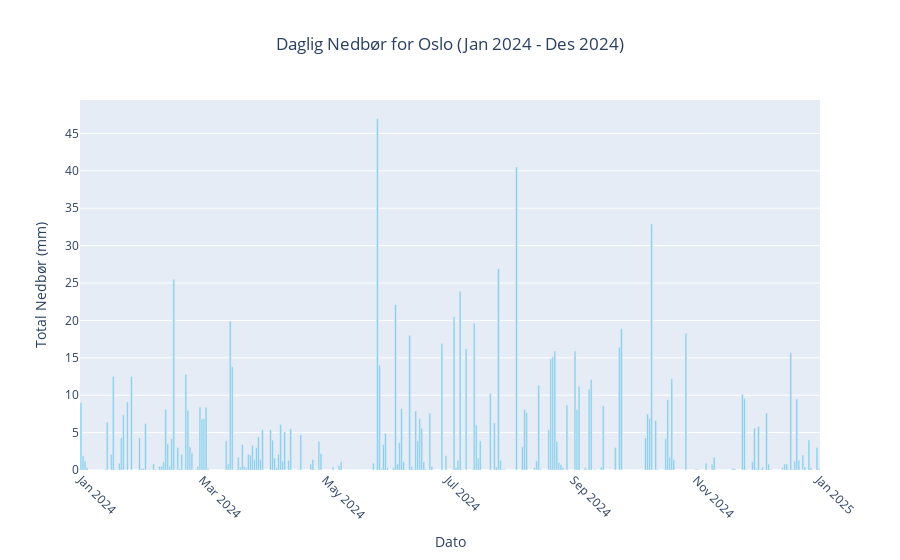

The notebook cell this image was saved under:
### Code cell
def plot_nedbør_bar(city_name, file_path):
    
    city_data, error = gjør_klar_data(city_name, file_path)
    if error:
        print(error)
        return None
    
    # Beregner nedbør per dag for å gjøre grafen smoothere
    city_data['Date'] = city_data['Tid(norsk normaltid)'].dt.date
    daily_precip = city_data.groupby('Date')['Nedbør (1 t)'].sum().reset_index()
    daily_precip['Date'] = pd.to_datetime(daily_precip['Date'])
    
    # Prøver å lage en bar plot med Plotly
    fig = px.bar(daily_precip, x='Date', y='Nedbør (1 t)', 
                 title=f'Daglig Nedbør for {city_name} (Jan 2024 - Des 2024)',
                 labels={'Date': 'Dato', 'Nedbør (1 t)': 'Total Nedbør (mm)'},
                 color_discrete_sequence=['skyblue'])
    
    # Formetterer plottet
    fig.update_layout(
        xaxis_title="Dato",
        yaxis_title="Total Nedbør (mm)",
        xaxis_tickangle=45,
        showlegend=False,
        title_x=0.5,  # Sentrer tittelen
        bargap=0.1  
    )
    
    fig.show()


#plot_nedbør_bar(city_name, filepath)

### Figure 1 — Plotly figure (JSON) as saved in the notebook; plotly's stock layout.template omitted (floating-point values rounded to 4 significant figures; data arrays with more than 128 entries replaced by an {"elided": "..."} marker saying what was removed)
{"data": [{"hovertemplate": "Dato=%{x}<br>Total Nedbør (mm)=%{y}<extra></extra>", "legendgroup": "", "marker": {"color": "skyblue", "pattern": {"shape": ""}}, "name": "", "orientation": "v", "showlegend": false, "textposition": "auto", "type": "bar", "x": {"elided": "367 str values"}, "xaxis": "x", "y": {"elided": "367 float values"}, "yaxis": "y"}], "layout": {"bargap": 0.1, "barmode": "relative", "legend": {"tracegroupgap": 0}, "showlegend": false, "title": {"text": "Daglig Nedbør for Oslo (Jan 2024 - Des 2024)", "x": 0.5}, "xaxis": {"anchor": "y", "domain": [0, 1], "tickangle": 45, "title": {"text": "Dato"}}, "yaxis": {"anchor": "x", "domain": [0, 1], "title": {"text": "Total Nedbør (mm)"}}}}
